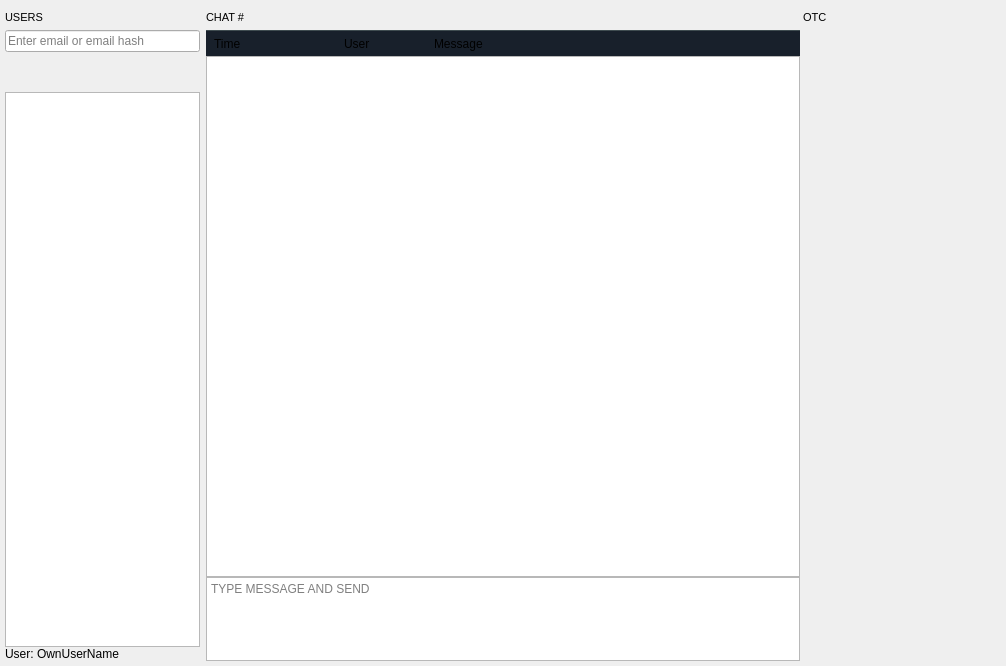
<?xml version="1.0" encoding="UTF-8"?>
<ui version="4.0">
 <class>ChatWidget</class>
 <widget class="QWidget" name="ChatWidget">
  <property name="geometry">
   <rect>
    <x>0</x>
    <y>0</y>
    <width>1006</width>
    <height>666</height>
   </rect>
  </property>
  <property name="sizePolicy">
   <sizepolicy hsizetype="Expanding" vsizetype="Expanding">
    <horstretch>0</horstretch>
    <verstretch>0</verstretch>
   </sizepolicy>
  </property>
  <property name="windowTitle">
   <string/>
  </property>
  <layout class="QHBoxLayout" name="horizontalLayout_2">
   <property name="spacing">
    <number>5</number>
   </property>
   <property name="leftMargin">
    <number>5</number>
   </property>
   <property name="topMargin">
    <number>5</number>
   </property>
   <property name="rightMargin">
    <number>5</number>
   </property>
   <property name="bottomMargin">
    <number>5</number>
   </property>
   <item>
    <widget class="QStackedWidget" name="stackedWidget">
     <property name="sizePolicy">
      <sizepolicy hsizetype="Expanding" vsizetype="Expanding">
       <horstretch>0</horstretch>
       <verstretch>0</verstretch>
      </sizepolicy>
     </property>
     <property name="currentIndex">
      <number>1</number>
     </property>
     <widget class="QWidget" name="page">
      <property name="sizePolicy">
       <sizepolicy hsizetype="Expanding" vsizetype="Expanding">
        <horstretch>0</horstretch>
        <verstretch>0</verstretch>
       </sizepolicy>
      </property>
      <layout class="QVBoxLayout" name="verticalLayout_5">
       <item>
        <widget class="QLabel" name="label_4">
         <property name="font">
          <font>
           <pointsize>18</pointsize>
          </font>
         </property>
         <property name="text">
          <string>Chat becomes available after Auth eID login</string>
         </property>
         <property name="alignment">
          <set>Qt::AlignCenter</set>
         </property>
        </widget>
       </item>
      </layout>
     </widget>
     <widget class="QWidget" name="pageActive">
      <property name="sizePolicy">
       <sizepolicy hsizetype="Expanding" vsizetype="Expanding">
        <horstretch>0</horstretch>
        <verstretch>0</verstretch>
       </sizepolicy>
      </property>
      <property name="autoFillBackground">
       <bool>true</bool>
      </property>
      <layout class="QHBoxLayout" name="horizontalLayout_3" stretch="2,6,2">
       <property name="spacing">
        <number>3</number>
       </property>
       <property name="leftMargin">
        <number>0</number>
       </property>
       <property name="topMargin">
        <number>0</number>
       </property>
       <property name="rightMargin">
        <number>0</number>
       </property>
       <property name="bottomMargin">
        <number>0</number>
       </property>
       <item>
        <widget class="QFrame" name="usersFrame">
         <property name="headerPanel" stdset="0">
          <bool>false</bool>
         </property>
         <layout class="QVBoxLayout" name="verticalLayout">
          <property name="spacing">
           <number>0</number>
          </property>
          <property name="leftMargin">
           <number>0</number>
          </property>
          <property name="topMargin">
           <number>0</number>
          </property>
          <property name="rightMargin">
           <number>3</number>
          </property>
          <property name="bottomMargin">
           <number>0</number>
          </property>
          <item>
           <widget class="QLabel" name="label_3">
            <property name="minimumSize">
             <size>
              <width>0</width>
              <height>25</height>
             </size>
            </property>
            <property name="maximumSize">
             <size>
              <width>16777215</width>
              <height>25</height>
             </size>
            </property>
            <property name="font">
             <font>
              <pointsize>8</pointsize>
             </font>
            </property>
            <property name="text">
             <string>USERS</string>
            </property>
            <property name="alignment">
             <set>Qt::AlignLeading|Qt::AlignLeft|Qt::AlignVCenter</set>
            </property>
            <property name="headerLabel" stdset="0">
             <bool>true</bool>
            </property>
            <property name="headerPanel" stdset="0">
             <bool>true</bool>
            </property>
           </widget>
          </item>
          <item>
           <widget class="ChatSearchLineEdit" name="chatSearchLineEdit">
            <property name="locale">
             <locale language="English" country="UnitedStates"/>
            </property>
            <property name="placeholderText">
             <string>Enter email or email hash</string>
            </property>
           </widget>
          </item>
          <item>
           <spacer name="chatUsersVerticalSpacer">
            <property name="orientation">
             <enum>Qt::Vertical</enum>
            </property>
            <property name="sizeType">
             <enum>QSizePolicy::Preferred</enum>
            </property>
            <property name="sizeHint" stdset="0">
             <size>
              <width>20</width>
              <height>40</height>
             </size>
            </property>
           </spacer>
          </item>
          <item>
           <widget class="QTreeView" name="treeViewUsers">
            <property name="focusPolicy">
             <enum>Qt::NoFocus</enum>
            </property>
            <property name="horizontalScrollBarPolicy">
             <enum>Qt::ScrollBarAlwaysOff</enum>
            </property>
            <property name="editTriggers">
             <set>QAbstractItemView::DoubleClicked|QAbstractItemView::EditKeyPressed</set>
            </property>
            <property name="textElideMode">
             <enum>Qt::ElideMiddle</enum>
            </property>
            <property name="verticalScrollMode">
             <enum>QAbstractItemView::ScrollPerPixel</enum>
            </property>
            <property name="indentation">
             <number>10</number>
            </property>
            <property name="rootIsDecorated">
             <bool>true</bool>
            </property>
            <property name="uniformRowHeights">
             <bool>false</bool>
            </property>
            <property name="itemsExpandable">
             <bool>true</bool>
            </property>
            <property name="animated">
             <bool>true</bool>
            </property>
            <property name="headerHidden">
             <bool>true</bool>
            </property>
            <property name="expandsOnDoubleClick">
             <bool>true</bool>
            </property>
           </widget>
          </item>
          <item>
           <layout class="QHBoxLayout" name="horizontalLayout_4">
            <item>
             <widget class="QLabel" name="label_5">
              <property name="sizePolicy">
               <sizepolicy hsizetype="Minimum" vsizetype="Preferred">
                <horstretch>0</horstretch>
                <verstretch>0</verstretch>
               </sizepolicy>
              </property>
              <property name="text">
               <string>User: </string>
              </property>
             </widget>
            </item>
            <item>
             <widget class="QLabel" name="labelUserName">
              <property name="sizePolicy">
               <sizepolicy hsizetype="Expanding" vsizetype="Preferred">
                <horstretch>0</horstretch>
                <verstretch>0</verstretch>
               </sizepolicy>
              </property>
              <property name="text">
               <string>OwnUserName</string>
              </property>
             </widget>
            </item>
           </layout>
          </item>
         </layout>
        </widget>
       </item>
       <item>
        <widget class="QFrame" name="chatFrame">
         <property name="autoFillBackground">
          <bool>false</bool>
         </property>
         <property name="darkFrame" stdset="0">
          <bool>true</bool>
         </property>
         <property name="headerPanel" stdset="0">
          <bool>false</bool>
         </property>
         <layout class="QVBoxLayout" name="verticalLayout_4">
          <property name="spacing">
           <number>2</number>
          </property>
          <property name="leftMargin">
           <number>0</number>
          </property>
          <property name="topMargin">
           <number>0</number>
          </property>
          <property name="rightMargin">
           <number>0</number>
          </property>
          <property name="bottomMargin">
           <number>0</number>
          </property>
          <item>
           <layout class="QVBoxLayout" name="verticalLayout_2">
            <property name="spacing">
             <number>0</number>
            </property>
            <item>
             <widget class="QLabel" name="labelActiveChat">
              <property name="minimumSize">
               <size>
                <width>0</width>
                <height>25</height>
               </size>
              </property>
              <property name="maximumSize">
               <size>
                <width>16777215</width>
                <height>25</height>
               </size>
              </property>
              <property name="font">
               <font>
                <pointsize>8</pointsize>
               </font>
              </property>
              <property name="text">
               <string>CHAT #</string>
              </property>
              <property name="alignment">
               <set>Qt::AlignLeading|Qt::AlignLeft|Qt::AlignVCenter</set>
              </property>
              <property name="headerLabel" stdset="0">
               <bool>false</bool>
              </property>
              <property name="headerPanel" stdset="0">
               <bool>true</bool>
              </property>
             </widget>
            </item>
            <item>
             <widget class="QStackedWidget" name="stackedWidgetMessages">
              <property name="currentIndex">
               <number>0</number>
              </property>
              <widget class="QFrame" name="page_6">
               <layout class="QVBoxLayout" name="verticalLayout_3">
                <property name="spacing">
                 <number>0</number>
                </property>
                <property name="leftMargin">
                 <number>0</number>
                </property>
                <property name="topMargin">
                 <number>0</number>
                </property>
                <property name="rightMargin">
                 <number>0</number>
                </property>
                <property name="bottomMargin">
                 <number>0</number>
                </property>
                <item>
                 <widget class="QWidget" name="separatorWidget1" native="true">
                  <property name="sizePolicy">
                   <sizepolicy hsizetype="Preferred" vsizetype="Fixed">
                    <horstretch>0</horstretch>
                    <verstretch>1</verstretch>
                   </sizepolicy>
                  </property>
                  <property name="minimumSize">
                   <size>
                    <width>0</width>
                    <height>1</height>
                   </size>
                  </property>
                  <property name="styleSheet">
                   <string notr="true">background-color: #3f4c50;</string>
                  </property>
                 </widget>
                </item>
                <item>
                 <widget class="QFrame" name="messagesHeaderFrame">
                  <property name="sizePolicy">
                   <sizepolicy hsizetype="Preferred" vsizetype="Fixed">
                    <horstretch>0</horstretch>
                    <verstretch>0</verstretch>
                   </sizepolicy>
                  </property>
                  <property name="minimumSize">
                   <size>
                    <width>0</width>
                    <height>25</height>
                   </size>
                  </property>
                  <property name="styleSheet">
                   <string notr="true">background-color: #18202b;</string>
                  </property>
                  <layout class="QHBoxLayout" name="horizontalLayout">
                   <property name="spacing">
                    <number>0</number>
                   </property>
                   <property name="leftMargin">
                    <number>0</number>
                   </property>
                   <property name="topMargin">
                    <number>0</number>
                   </property>
                   <property name="rightMargin">
                    <number>0</number>
                   </property>
                   <property name="bottomMargin">
                    <number>0</number>
                   </property>
                   <item>
                    <spacer name="horizontalSpacer">
                     <property name="orientation">
                      <enum>Qt::Horizontal</enum>
                     </property>
                     <property name="sizeType">
                      <enum>QSizePolicy::Fixed</enum>
                     </property>
                     <property name="sizeHint" stdset="0">
                      <size>
                       <width>8</width>
                       <height>20</height>
                      </size>
                     </property>
                    </spacer>
                   </item>
                   <item>
                    <widget class="QLabel" name="label_2">
                     <property name="sizePolicy">
                      <sizepolicy hsizetype="Fixed" vsizetype="Preferred">
                       <horstretch>0</horstretch>
                       <verstretch>0</verstretch>
                      </sizepolicy>
                     </property>
                     <property name="minimumSize">
                      <size>
                       <width>110</width>
                       <height>0</height>
                      </size>
                     </property>
                     <property name="text">
                      <string>Time</string>
                     </property>
                    </widget>
                   </item>
                   <item>
                    <widget class="QLabel" name="label_7">
                     <property name="sizePolicy">
                      <sizepolicy hsizetype="Fixed" vsizetype="Preferred">
                       <horstretch>0</horstretch>
                       <verstretch>0</verstretch>
                      </sizepolicy>
                     </property>
                     <property name="minimumSize">
                      <size>
                       <width>20</width>
                       <height>0</height>
                      </size>
                     </property>
                     <property name="text">
                      <string/>
                     </property>
                    </widget>
                   </item>
                   <item>
                    <widget class="QLabel" name="label_6">
                     <property name="sizePolicy">
                      <sizepolicy hsizetype="Fixed" vsizetype="Preferred">
                       <horstretch>0</horstretch>
                       <verstretch>0</verstretch>
                      </sizepolicy>
                     </property>
                     <property name="minimumSize">
                      <size>
                       <width>90</width>
                       <height>0</height>
                      </size>
                     </property>
                     <property name="text">
                      <string>User</string>
                     </property>
                    </widget>
                   </item>
                   <item>
                    <widget class="QLabel" name="label_8">
                     <property name="text">
                      <string>Message</string>
                     </property>
                    </widget>
                   </item>
                  </layout>
                 </widget>
                </item>
                <item>
                 <widget class="ChatMessagesTextEdit" name="textEditMessages">
                  <property name="sizePolicy">
                   <sizepolicy hsizetype="Preferred" vsizetype="Expanding">
                    <horstretch>0</horstretch>
                    <verstretch>0</verstretch>
                   </sizepolicy>
                  </property>
                  <property name="focusPolicy">
                   <enum>Qt::NoFocus</enum>
                  </property>
                  <property name="autoFillBackground">
                   <bool>true</bool>
                  </property>
                  <property name="readOnly">
                   <bool>true</bool>
                  </property>
                  <property name="darkFrame" stdset="0">
                   <bool>true</bool>
                  </property>
                 </widget>
                </item>
                <item>
                 <widget class="QFrame" name="inputContainer">
                  <property name="darkFrame" stdset="0">
                   <bool>true</bool>
                  </property>
                  <layout class="QHBoxLayout" name="horizontalLayout">
                   <property name="spacing">
                    <number>0</number>
                   </property>
                   <property name="leftMargin">
                    <number>0</number>
                   </property>
                   <property name="topMargin">
                    <number>0</number>
                   </property>
                   <property name="rightMargin">
                    <number>0</number>
                   </property>
                   <property name="bottomMargin">
                    <number>0</number>
                   </property>
                   <item>
                    <widget class="BSChatInput" name="input_textEdit">
                     <property name="sizePolicy">
                      <sizepolicy hsizetype="Expanding" vsizetype="Preferred">
                       <horstretch>0</horstretch>
                       <verstretch>0</verstretch>
                      </sizepolicy>
                     </property>
                     <property name="minimumSize">
                      <size>
                       <width>0</width>
                       <height>56</height>
                      </size>
                     </property>
                     <property name="maximumSize">
                      <size>
                       <width>16777215</width>
                       <height>84</height>
                      </size>
                     </property>
                     <property name="placeholderText">
                      <string>TYPE MESSAGE AND SEND</string>
                     </property>
                     <property name="darkFrame" stdset="0">
                      <bool>true</bool>
                     </property>
                    </widget>
                   </item>
                  </layout>
                 </widget>
                </item>
               </layout>
              </widget>
              <widget class="QFrame" name="page_7">
               <layout class="QVBoxLayout" name="verticalLayout_6">
                <property name="spacing">
                 <number>0</number>
                </property>
                <property name="leftMargin">
                 <number>0</number>
                </property>
                <property name="topMargin">
                 <number>0</number>
                </property>
                <property name="rightMargin">
                 <number>0</number>
                </property>
                <property name="bottomMargin">
                 <number>0</number>
                </property>
                <item>
                 <widget class="TreeViewWithEnterKey" name="treeViewOTCRequests">
                  <property name="focusPolicy">
                   <enum>Qt::WheelFocus</enum>
                  </property>
                  <property name="alternatingRowColors">
                   <bool>true</bool>
                  </property>
                  <property name="selectionMode">
                   <enum>QAbstractItemView::SingleSelection</enum>
                  </property>
                  <property name="rootIsDecorated">
                   <bool>true</bool>
                  </property>
                  <property name="itemsExpandable">
                   <bool>true</bool>
                  </property>
                 </widget>
                </item>
               </layout>
              </widget>
             </widget>
            </item>
           </layout>
          </item>
         </layout>
        </widget>
       </item>
       <item>
        <widget class="QFrame" name="roomsFrame">
         <property name="autoFillBackground">
          <bool>false</bool>
         </property>
         <layout class="QVBoxLayout" name="verticalLayout_3">
          <property name="spacing">
           <number>0</number>
          </property>
          <property name="leftMargin">
           <number>0</number>
          </property>
          <property name="topMargin">
           <number>0</number>
          </property>
          <property name="rightMargin">
           <number>0</number>
          </property>
          <property name="bottomMargin">
           <number>0</number>
          </property>
          <item>
           <widget class="QLabel" name="label">
            <property name="minimumSize">
             <size>
              <width>0</width>
              <height>25</height>
             </size>
            </property>
            <property name="maximumSize">
             <size>
              <width>16777215</width>
              <height>25</height>
             </size>
            </property>
            <property name="font">
             <font>
              <pointsize>8</pointsize>
             </font>
            </property>
            <property name="text">
             <string>OTC</string>
            </property>
            <property name="alignment">
             <set>Qt::AlignLeading|Qt::AlignLeft|Qt::AlignVCenter</set>
            </property>
            <property name="headerLabel" stdset="0">
             <bool>true</bool>
            </property>
            <property name="headerPanel" stdset="0">
             <bool>true</bool>
            </property>
           </widget>
          </item>
          <item>
           <widget class="QStackedWidget" name="stackedWidget_2">
            <property name="lineWidth">
             <number>0</number>
            </property>
            <property name="currentIndex">
             <number>0</number>
            </property>
            <widget class="CreateOTCRequestWidget" name="widgetCreateOTCRequest"/>
           </widget>
          </item>
         </layout>
        </widget>
       </item>
      </layout>
     </widget>
    </widget>
   </item>
  </layout>
 </widget>
 <customwidgets>
  <customwidget>
   <class>ChatSearchLineEdit</class>
   <extends>QLineEdit</extends>
   <header location="global">ChatSearchLineEdit.h</header>
  </customwidget>
  <customwidget>
   <class>BSChatInput</class>
   <extends>QTextEdit</extends>
   <header location="global">BSChatInput.h</header>
  </customwidget>
  <customwidget>
   <class>ChatMessagesTextEdit</class>
   <extends>QTextBrowser</extends>
   <header location="global">ChatMessagesTextEdit.h</header>
  </customwidget>
  <customwidget>
   <class>TreeViewWithEnterKey</class>
   <extends>QTreeView</extends>
   <header>TreeViewWithEnterKey.h</header>
  </customwidget>
  <customwidget>
   <class>CreateOTCRequestWidget</class>
   <extends>QWidget</extends>
   <header>CreateOTCRequestWidget.h</header>
  </customwidget>
 </customwidgets>
 <resources/>
 <connections/>
</ui>
